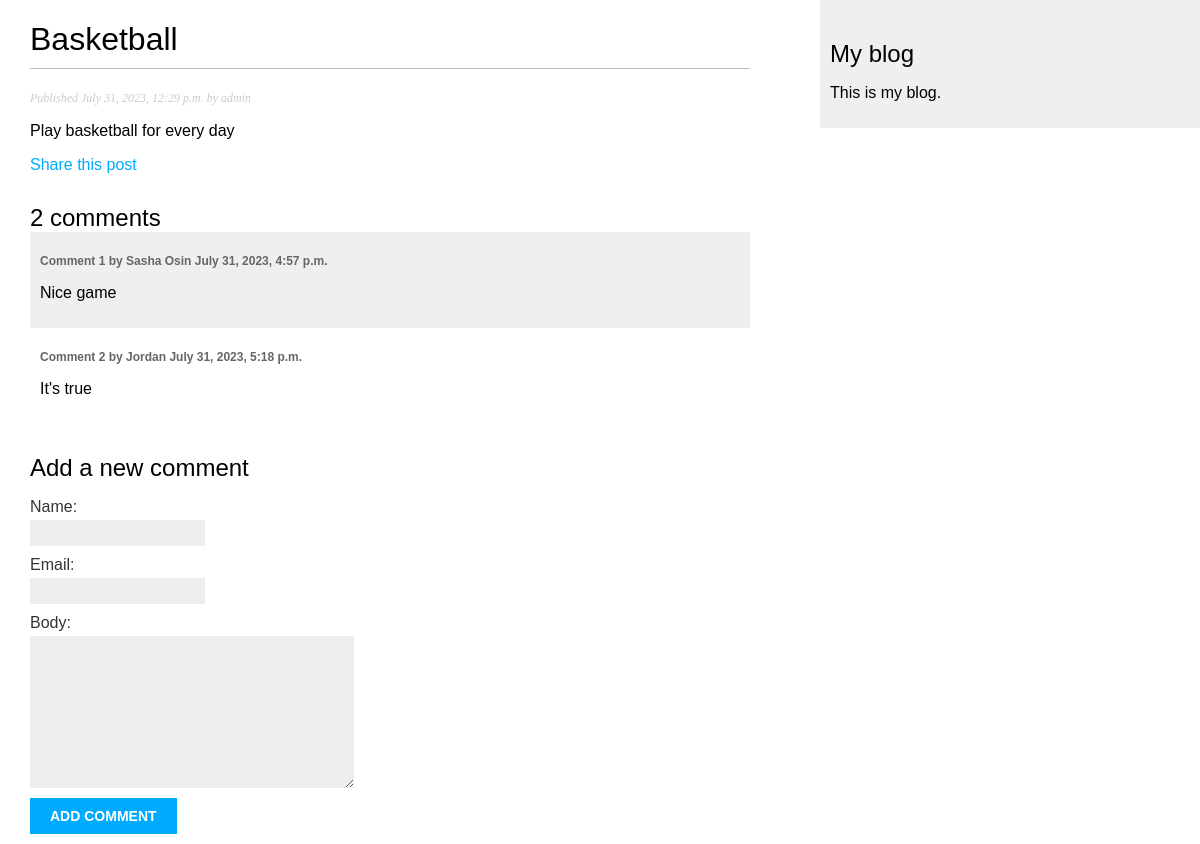
Screenshot of /blog/2023/7/31/basketball/ with the database file from the repository.
### blog/models.py (models this page shows, shortened)
class Post(models.Model):
    class Status(models.TextChoices):
        DRAFT = 'DF', 'Draft'
        PUBLISHED = 'PB', 'Published'
    title = models.CharField(max_length=250)
    slug = models.SlugField(max_length=250,
                            unique_for_date='publish')
    author = models.ForeignKey(User,
                               on_delete=models.CASCADE,
                               related_name='blog_posts')
    body = models.TextField()
    publish = models.DateTimeField(default=timezone.now)
    created = models.DateTimeField(auto_now_add=True)
    updated = models.DateTimeField(auto_now=True)
    status = models.CharField(max_length=2,
                              choices=Status.choices,
                              default=Status.DRAFT)
    objects = models.Manager()
    published = PublishedManager()
    class Meta:
        ordering = ['-publish']

class Comment(models.Model):
    post = models.ForeignKey(Post,
                             on_delete=models.CASCADE,
                             related_name='comments')
    name = models.CharField(max_length=80)
    email = models.EmailField()
    body = models.TextField()
    created = models.DateTimeField(auto_now_add=True)
    updated = models.DateTimeField(auto_now=True)
    active = models.BooleanField(default=True)
    class Meta:
        ordering = ['created']
        indexes = [
            models.Index(fields=['created']),
        ]

### blog/views.py (the view)
def post_detail(request, year, month, day, post):
    post = get_object_or_404(Post,
                             status=Post.Status.PUBLISHED,
                             slug=post,
                             publish__year=year,
                             publish__month=month,
                             publish__day=day)
    comments = post.comments.filter(active=True)
    form = CommentForm()
    return render(request,
                  'blog/post/detail.html',
                  {'post': post,
                   'comments': comments,
                   'form': form
                   })

### blog/forms.py
class CommentForm(forms.ModelForm):
    class Meta:
        model = Comment
        fields = ('name', 'email', 'body')

### templates/blog/post/detail.html (shortened to what this page needs)
{% extends "blog/base.html" %}
{% block content %}
    <h1>{{ post.title }}</h1>
    <p class="date">
        Published {{ post.publish }} by {{ post.author }}
    </p>
    {{ post.body|linebreaks }}
    <p>
        <a href="{% url "blog:post_share" post.id %}">
            Share this post
        </a>
    </p>
    {% with comments.count as total_comments %}
        <h2>
            {{ total_comments }} comment{{ total_comments|pluralize }}
        </h2>
    {% endwith %}
    {% for comment in comments %}
        <div class="comment">
            <p class="info">
                Comment {{ forloop.counter }} by {{ comment.name }}
                {{ comment.created }}
            </p>
            {{ comment.body|linebreaks }}
        </div>
    {% empty %}
        <p>There are no comments.</p>
    {% endfor %}
    {% include "blog/post/includes/comment_form.html" %}
{% endblock %}

### static/css/blog.css (style rules this page uses)
body { margin:0; padding:0; font-family:helvetica, sans-serif; }
a { color:#00abff; text-decoration:none; }
h1 { font-weight:normal; border-bottom:1px solid #bbb; padding:0 0 10px 0; }
h2 { font-weight:normal; margin:30px 0 0; }
p.date { color:#ccc; font-family: georgia, serif; font-size: 12px; font-style: italic; }
label { float:left; clear:both; color:#333; margin-bottom:4px; }
input, textarea { clear:both; float:left; margin:0 0 10px; background:#ededed; border:0; padding:6px 10px; font-size:12px; }
.comment { padding:10px; }
.comment:nth-child(even) { background:#efefef; }
.comment .info { font-weight:bold; font-size:12px; color:#666; }

### rows the page displays
Post: title "Basketball", publish "July 31, 2023, 12:29 p.m.", author "admin", body "Play basketball for every day"
Comment: name "Sasha Osin", created "July 31, 2023, 4:57 p.m.", body "Nice game"
Comment: name "Jordan", created "July 31, 2023, 5:18 p.m.", body "It's true"

### other values shown
{{ total_comments }} "2"
